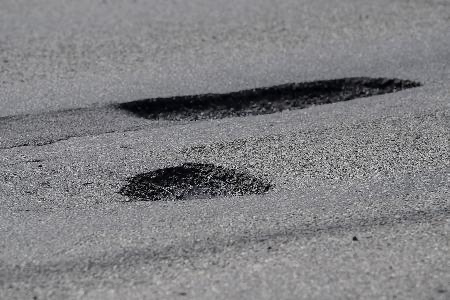
#> input picture buraco/assets/samples/images/potholes30.png, 450 x 300 px, found by its file name
$ python ajusta_brilho.py
#> lines starting #> are read from the running program, lines starting #| are printed output that depends on the picture
import cv2
import os


def ajustar_brilho(imagem, alpha, beta=0):
    """
    alpha > 1  -> mais clara
    alpha < 1  -> mais escura
    """

    return cv2.convertScaleAbs(imagem, alpha=alpha, beta=beta)


def gerar_variacoes_luz(caminho_imagem):

    img = cv2.imread(caminho_imagem)
#> img is the input picture: shape (300, 450, 3); mean B, G, R 131.3, 128.6, 128.7

    if img is None:
        print("Erro ao carregar imagem")
        return

    # Cria pasta de saída
    output_dir = "tests/images/luz"
    os.makedirs(output_dir, exist_ok=True)

    # Imagem original
    normal_path = os.path.join(output_dir, "normal.jpg")
    cv2.imwrite(normal_path, img)

    # Imagem mais escura
    img_escura = ajustar_brilho(img, alpha=0.5)
#> in ajustar_brilho, `return cv2.convertScaleAbs(imagem, alpha=alpha, beta=beta)`:
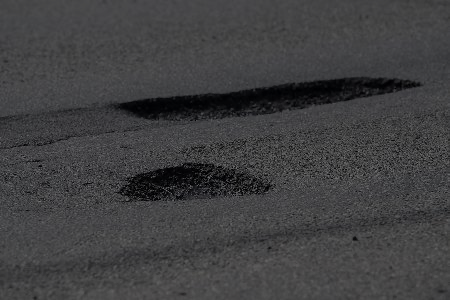
#> returned value: shape (300, 450, 3); mean of channels 0, 1, 2 65.6, 64.3, 64.4; drawn as B, G, R

    escuro_path = os.path.join(output_dir, "escuro.jpg")
    cv2.imwrite(escuro_path, img_escura)

    # Imagem mais clara
    img_clara = ajustar_brilho(img, alpha=1.5)
#> call 2 of ajustar_brilho, with alpha = 1.5, beta = 0
#> in ajustar_brilho (call 2), `return cv2.convertScaleAbs(imagem, alpha=alpha, beta=beta)`:
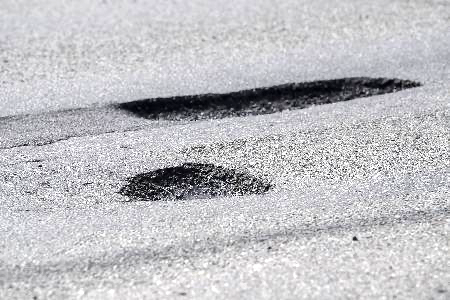
#> returned value: shape (300, 450, 3); mean of channels 0, 1, 2 196.1, 192.2, 192.4; drawn as B, G, R

    claro_path = os.path.join(output_dir, "claro.jpg")
    cv2.imwrite(claro_path, img_clara)

    print("Imagens geradas com sucesso:")
    print(normal_path)
    print(escuro_path)
    print(claro_path)

    # Visualização opcional
    cv2.imshow("Original", img)
    cv2.imshow("Escura", img_escura)
    cv2.imshow("Clara", img_clara)

    cv2.waitKey(0)
    cv2.destroyAllWindows()


if __name__ == "__main__":

    gerar_variacoes_luz("/media/josevaldo/E02A-3159/BCC/8_sem/PI/projeto_integrador/projeto-pdi-2026/buraco/assets/samples/images/test/potholes30.png")

$ run again, with buraco/assets/samples/images/potholes8.png copied over buraco/assets/samples/images/potholes30.png
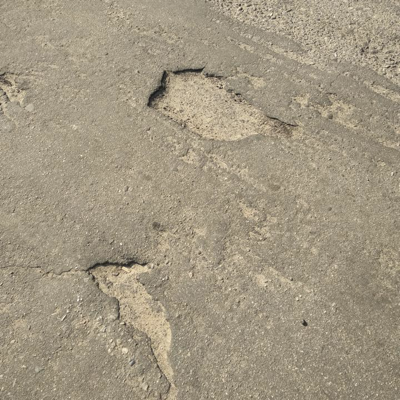
#> input picture buraco/assets/samples/images/potholes8.png, 400 x 400 px, found by its file name
#> in gerar_variacoes_luz, img is the input picture: shape (400, 400, 3); mean B, G, R 130.7, 151.6, 162.2
#> in ajustar_brilho, `return cv2.convertScaleAbs(imagem, alpha=alpha, beta=beta)`:
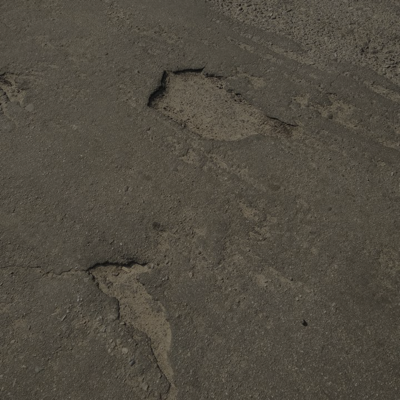
#> returned value: shape (400, 400, 3); mean of channels 0, 1, 2 65.3, 75.8, 81.1; drawn as B, G, R
#> in ajustar_brilho (call 2), `return cv2.convertScaleAbs(imagem, alpha=alpha, beta=beta)`:
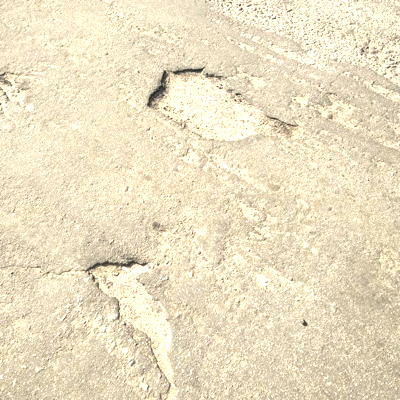
#> returned value: shape (400, 400, 3); mean of channels 0, 1, 2 195.8, 225, 237.2; drawn as B, G, R
